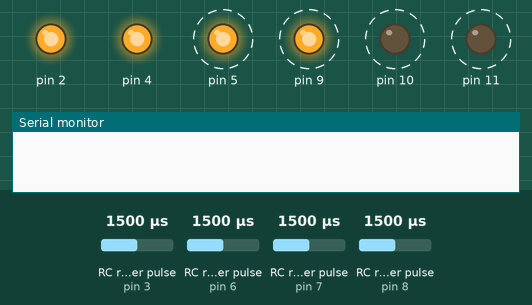
The sketch below on a simulated Arduino Uno, built with avr-gcc and run on an emulated ATmega328P. Shown: output pins drawn as LEDs (lit = HIGH), the last lines printed to the serial monitor. Wiring (inferred from the names in the program): 4 × RC receiver channel: data pin 3 / data pin 6 / data pin 7 / data pin 8. Dashed ring = blinking. The inputs (shaded band) are chosen by the test bench; at power-on: RC receiver pulse (sensors on pin 6, pin 3, pin 7, pin 8) 1500 µs.

Above: at 0.99 s.
1.3 s: RC receiver pulse (sensor on pin 6) set to 1466 µs
4.3 s: RC receiver pulse (sensor on pin 6) set to 1448 µs
At 5.8 s:
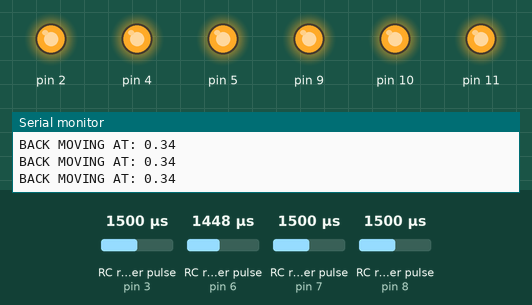
6.1 s: RC receiver pulse (sensor on pin 6) set to 1750 µs
At 7.3 s:
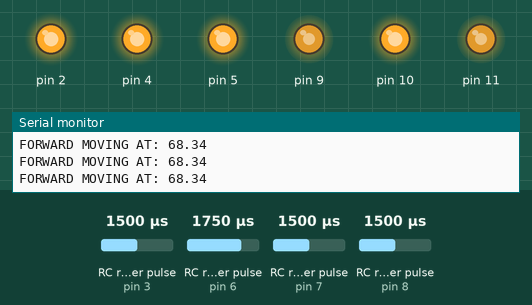
7.7 s: RC receiver pulse (sensor on pin 6) set to 1020 µs
At 9.1 s:
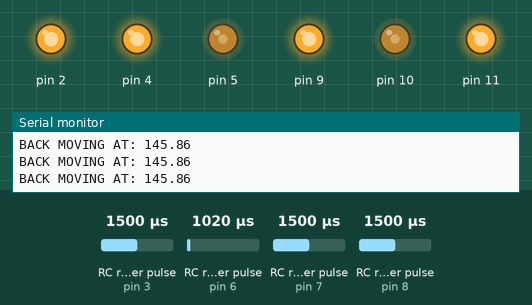
9.4 s: RC receiver pulse (sensor on pin 6) set to 1250 µs
At 10.8 s:
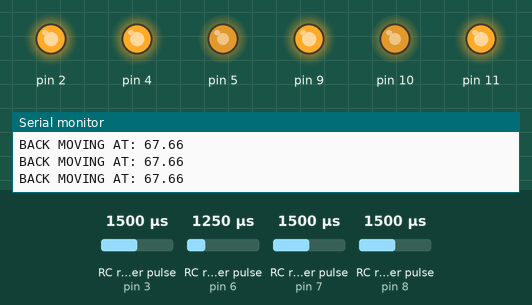
11.1 s: RC receiver pulse (sensor on pin 6) set to 1980 µs
At 12.6 s:
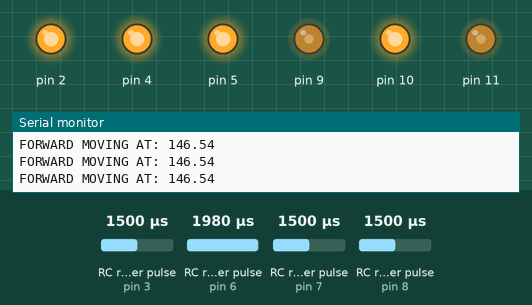
Timing chart, 0 to 13.8 s (numbered marks = the images above; inputs shaded):
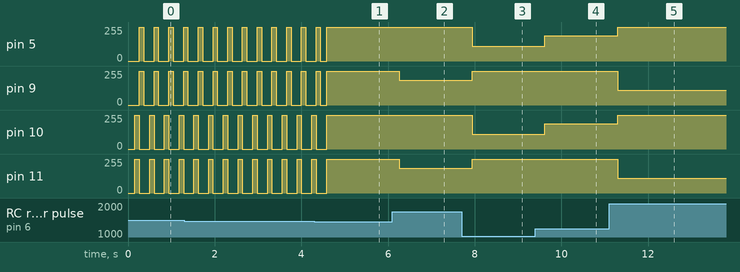

Measured:
- the behaviour switches between 1449 and 1448 µs on RC receiver pulse (sensor on pin 6) (found by bisection; images 0 and 1)
- after the input at 4.3 s, pin 10, pin 11: goes on until 4.6 s, then stays 255/255
- after the input at 6.1 s, pin 9, pin 11: 255/255 → 187/255 after 0.16 s
- after the input at 7.7 s, pin 5, pin 10: 255/255 → 110/255 after 0.24 s; pin 9, pin 11: 187/255 → 255/255 after 0.24 s
- after the input at 9.4 s, pin 5, pin 10: 110/255 → 188/255 after 0.22 s
- after the input at 11.1 s, pin 5, pin 10: 188/255 → 255/255 after 0.20 s; pin 9, pin 11: 255/255 → 109/255 after 0.20 s
- by itself, pin 5, pin 9–11: alternates 255/255 for 0.10 s and 0/255 for 0.24 s

The sketch:

RC_Motor_Bindings.ino
```cpp
#include "mp6550_driver.hpp"

// RC receiver channel pins
// CHANGE THESE to match actual wiring i think they right tho
const int ch1Pin = 7;
const int ch2Pin = 3;
const int ch3Pin = 6;
const int ch4Pin = 8;

// RC pulse values, sqaure in deadzone
unsigned long ch1Value = 1500;
unsigned long ch2Value = 1500;
unsigned long ch3Value = 1500;
unsigned long ch4Value = 1500;

// da Motor driver pins
// format: motor(IN1, IN2, SLP)
// change to match actual wiring, dont touch it!!!!
motor motor1(10, 11, 4);
motor motor2(5, 9, 2);
float speedmod = 0.6;

void setup() {
  pinMode(ch1Pin, INPUT);
  pinMode(ch2Pin, INPUT);
  pinMode(ch3Pin, INPUT);
  pinMode(ch4Pin, INPUT);
  Serial.begin(19200);
}

void loop() {
  ch1Value = pulseIn(ch1Pin, HIGH, 25000);
  ch4Value = pulseIn(ch4Pin, HIGH, 25000);
  ch3Value = pulseIn(ch3Pin, HIGH, 25000);
  ch2Value = pulseIn(ch2Pin, HIGH, 25000);

  delay(100);

  // Stop motors if CH1 or CH3 signal is lost
  if (ch1Value == 0 || ch3Value == 0) {
    motor1.brake();
    motor2.brake();
    return;
  }
  // 1. FORWARD
  else if (ch3Value > 1550) {
    float percent_pulled = (ch3Value - 1550.0) / (2000.0 - 1550.0);
    float motorSpeed = percent_pulled * 255 * speedmod;

    Serial.print("FORWARD MOVING AT: "); Serial.println(motorSpeed);
    motor1.forwards(motorSpeed);
    motor2.forwards(motorSpeed);
  }
  // 2. BACKWARD
  else if (ch3Value < 1450) {
    float percent_pulled = (1450.0 - ch3Value) / (1450.0 - 1000.0);
    float motorSpeed = percent_pulled * 255 * speedmod;

    Serial.print("BACK MOVING AT: "); Serial.println(motorSpeed);
    motor1.backwards(motorSpeed);
    motor2.backwards(motorSpeed);
  }
  // 3. RIGHT TURN
  else if (ch1Value > 1550) {
    float percent_pulled = (ch1Value - 1550.0) / (2000.0 - 1550.0);
    float motorSpeed = percent_pulled * 255 * speedmod;

    Serial.print("RIGHT MOVING AT: "); Serial.println(motorSpeed);
    motor1.forwards(motorSpeed);
    motor2.backwards(motorSpeed);
  }
  // 4. LEFT TURN
  else if (ch1Value < 1450) {
    float percent_pulled = (1450.0 - ch1Value) / (1450.0 - 1000.0);
    float motorSpeed = percent_pulled * 255 * speedmod;

    Serial.print("LEFT MOVING AT: "); Serial.println(motorSpeed);
    motor1.backwards(motorSpeed);
    motor2.forwards(motorSpeed);
  }
  // 5. STOP (Both controls centered)
  else {
    motor1.brake();
    motor2.brake();
  }
}
```

mp6550_driver.cpp
```cpp
/*
		Library for MP6550 DC-Motordriver
*/

#include "mp6550_driver.hpp"
#include <Arduino.h>

motor::motor(int IN1pin, int IN2pin, int SLPpin){

 	IN1 = IN1pin;
	IN2 = IN2pin;
	SLP = SLPpin;

	pinMode(IN1, OUTPUT);
	pinMode(IN2, OUTPUT);
	pinMode(SLP, OUTPUT);

	digitalWrite(IN1, LOW);
	digitalWrite(IN2, LOW);
	digitalWrite(SLP, HIGH);
	speed_ = 0;
	dir_ = 0;
	br_speed_ = 255;
	sleep_ = 0;
}

void motor::forwards(){
	digitalWrite(IN1, HIGH);
	analogWrite(IN2, speed_);
	dir_	=  1;
}

void motor::forwards(int speed){
	setSpeed(speed);
	forwards();
}

void motor::backwards(){
	digitalWrite(IN2, HIGH);
	analogWrite(IN1, speed_);
	dir_ = -1;
}

void motor::backwards(int speed){
	setSpeed(speed);
	backwards();
}

void motor::brake(){
	if(dir_ == 1){
		digitalWrite(IN1, HIGH);
		analogWrite(IN2, br_speed_);
	}
	else if(dir_ == -1){
		digitalWrite(IN2, HIGH);
		analogWrite(IN2, br_speed_);
  }
	else{
		digitalWrite(IN1, HIGH);
		digitalWrite(IN2, HIGH);
	}
	delay(100);
	digitalWrite(IN1, LOW);
	digitalWrite(IN2, LOW);
	dir_ = 0;
}

void motor::brake(int br_speed){
	setBrakeSpeed(br_speed);
	brake();
}

void motor::setBrakeSpeed(int br_speed){
	if(br_speed>255)br_speed = 255;
	else if(br_speed<0)br_speed = 0;

	br_speed_ = br_speed;
}

void motor::toggleDir(){
	if(sleep_ == 0){
		if(dir_ == 1) backwards();
		else if(dir_ == -1) forwards();
		else brake();
 }
	else dir_ =	-dir_;
}

void motor::setSpeed(int speed){
	if(speed>255)speed =	255;
	else if(speed<0)speed = 0;
	speed_ =	255- speed;	//One Pin High and One Pin Low is highest speed - thus 255 - speed -> speed input = 255 -> speed_ = 0 -> max speed
}

int motor::getSpeed(){
	return 255-speed_;
}

int motor::getBrakeSpeed(){
	return br_speed_;
}

int motor::getStbyStat(){
	return sleep_;
}

void motor::sleep(){
	brake();
	digitalWrite(SLP,LOW);
	sleep_ = 1;
}

void motor::sleep(int secs){
	sleep();
	delay(secs*1000);
	wakeUp();
}

void motor::wakeUp(){
	digitalWrite(SLP, HIGH);
	sleep_ = 0;
}

motor::~motor(){
	brake();
	delay(500);
	digitalWrite(SLP, LOW);
}
```

mp6550_driver.hpp
```cpp
#ifndef MP6550_driver_hpp
#define MP6550_driver_hpp

class motor{
	private:
		int speed_;		  //Integer for pwm-speed (255 = 0 speed | 0 = max Speed)
		int br_speed_;	//Integer for Brake_speed (255 = max Brake | 0 = No Break)
		int dir_;				//Integer for Direction (-1 = backwards | 0 = idle | 1 = forwards)
		int sleep_;
		int IN1;				//Pin connected to IN1
		int IN2;				//Pin connected to IN2
		int SLP;			   //Pin connected to SLP

	public:
		motor(int IN1pin, int IN2pin, int SLPpin);	//Constructor with default: Sleep, In1,In2=0, speed = 0, br_speed = 0; standby = 1; dir_ = 0
		void forwards();	//Motor moves forwards with already set speed_
		void forwards(int speed);	//Motor moves forwards with given speed
		void backwards();	//Motor moves backwards with already set speed_
		void backwards(int speed);	//Motor moves backwards with given speed
		void brake();			//Motor brakes with already set br_speed_
		void brake(int br_speed);	//Motor brakes with given speed br_speed
		void setBrakeSpeed(int br_speed);	//Sets Brake speed of Motor ( 0 = no brake | 255 = max brake)
		void toggleDir();	//Toggle direction of Motor
		void setSpeed(int speed);	//Sets speed for Motor (255 = Max Speed | 0 = no Speed)
		int getSpeed();						//Gets speed of Motor (same as line above)
		int getBrakeSpeed();	//Gets brake speed of Motor
		int getStbyStat();					//Gets Sleep State of Motor (Status mentioned standby_)
		void sleep();							//Puts Driver to Sleep
		void sleep(int secs);			//Puts Driver to Sleep for int secs (seconds)
		void wakeUp();					//Wakes Driver up
		~motor();							//Destructor -> Brakes first then enables SLP
};

#endif
```
